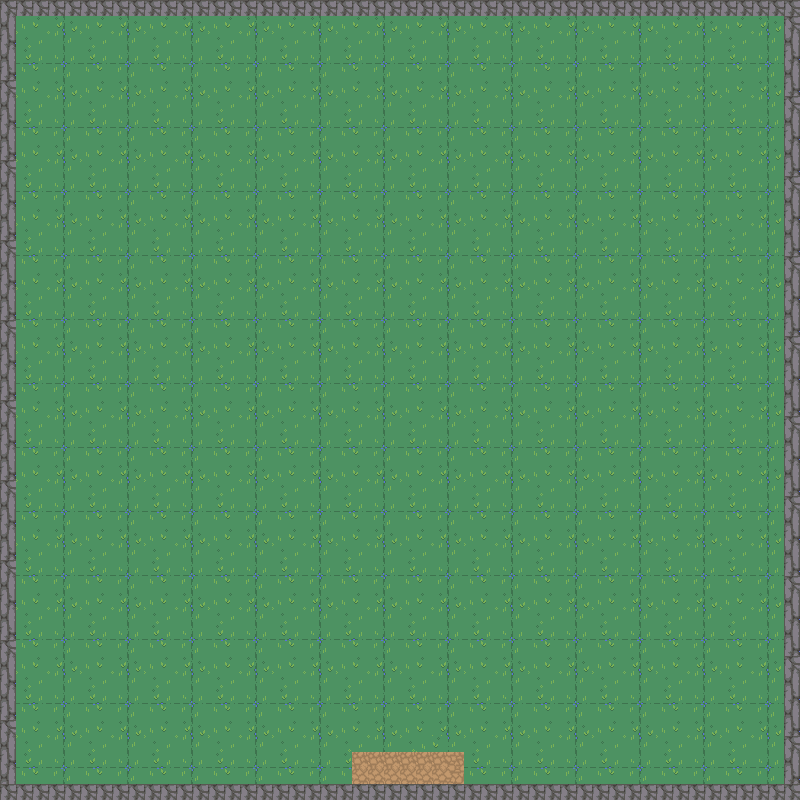

This game map was drawn from its Tiled (.tmx) file and the tilesets committed beside it. A one-line description and the trimmed map source follow:
An orthogonal 50x50 tile map with 16x16 px tiles, 1 tile layer (Background) and 16 objects (4x collision, spawn_zombie, enter_carte, boss_spawn, boss1_spawn, ...).

<map version="1.8" tiledversion="1.8.2" orientation="orthogonal" renderorder="right-down" width="50" height="50" tilewidth="16" tileheight="16" infinite="0" nextlayerid="3" nextobjectid="23">
 <tileset firstgid="1" source="RPG Nature Tileset.tsx" />
 <layer id="1" name="Background" width="50" height="50">
  <data>[2500 cells, 2500 non-empty, 27 distinct tile ids]</data>
 </layer>
 <objectgroup id="2" name="test">
  <object id="1" type="collision" x="1.42248" y="-1.42248" width="798.009" height="19.9147" />
  <object id="4" type="collision" x="0.711005" y="782.361" width="798.009" height="19.9147" />
  <object id="5" type="collision" x="1.42248" y="-1.42248" width="12.8023" height="799.431" />
  <object id="8" type="collision" x="788.762" y="4.26743" width="12.8023" height="799.431" />
  <object id="9" name="spawn_zombie" x="400" y="735.5" width="32.5" height="16" />
  <object id="10" name="enter_carte" x="383.5" y="768" width="49" height="14.5" />
  <object id="11" name="boss_spawn" x="384" y="130" width="16.5" height="15.5" />
  <object id="12" name="boss1_spawn" x="161" y="161.25" width="16.5" height="15.5" />
  <object id="13" name="boss2_spawn" x="607" y="198" width="16.5" height="15.5" />
  <object id="14" name="boss3_spawn" x="79" y="312" width="16.5" height="15.5" />
  <object id="15" name="boss4_spawn" x="711" y="79" width="16.5" height="15.5" />
  <object id="16" name="boss5_spawn" x="637" y="408" width="16.5" height="15.5" />
  <object id="17" name="boss6_spawn" x="217" y="514" width="16.5" height="15.5" />
  <object id="18" name="boss8_spawn" x="357" y="306" width="16.5" height="15.5" />
  <object id="19" name="boss9_spawn" x="633" y="544" width="16.5" height="15.5" />
  <object id="20" name="boss7_spawn" x="369" y="446" width="16.5" height="15.5" />
 </objectgroup>
</map>
